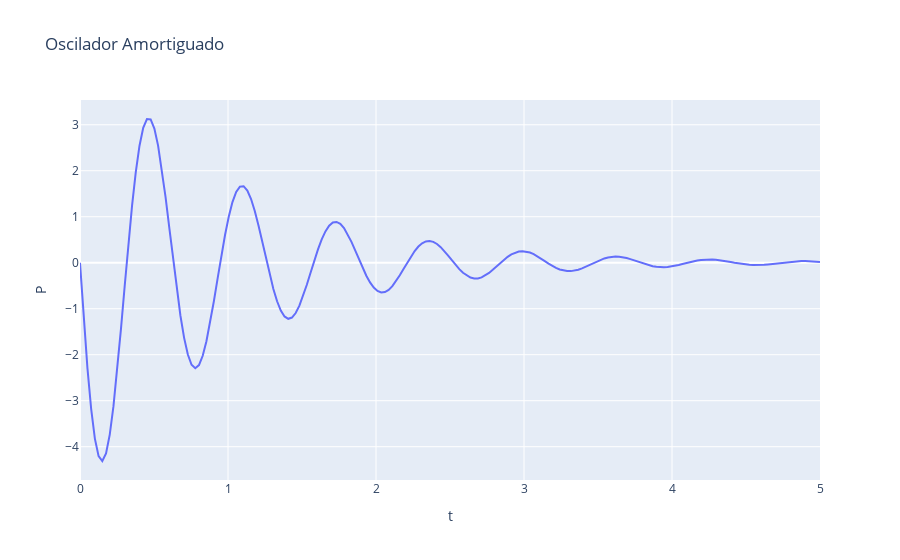

The notebook cell this image was saved under:
### Code cell
import matplotlib.pyplot as plt
import numpy as np
from scipy.integrate import odeint
import plotly.graph_objects as go

def oscilador_amortiguado(y, t, m, c, k):
    x, v = y
    a = -(c * v + k * x) / m
    dydt = np.array([v, a])
    return dydt
y0 = np.array([1, 0])
t = np.linspace(0, 5, 200)
m, c, k = 0.5, 1, 50
y = odeint(oscilador_amortiguado, y0, t, args=(m, c, k))
v = y[:, 1]
P = m * v
fig = go.Figure()
fig.add_trace(go.Scatter(x=t, y=P, mode='lines', name='P vs t'))
fig.update_layout(
    title='Oscilador Amortiguado',
    xaxis=dict(title='t'),
    yaxis=dict(title='P')
)
fig.show()

### Figure 1 — Plotly figure (JSON) as saved in the notebook; plotly's stock layout.template omitted (floating-point values rounded to 4 significant figures; data arrays with more than 128 entries replaced by an {"elided": "..."} marker saying what was removed)
{"data": [{"mode": "lines", "name": "P vs t", "type": "scatter", "x": {"elided": "200 float values"}, "y": {"elided": "200 float values"}}], "layout": {"title": {"text": "Oscilador Amortiguado"}, "xaxis": {"title": {"text": "t"}}, "yaxis": {"title": {"text": "P"}}}}
